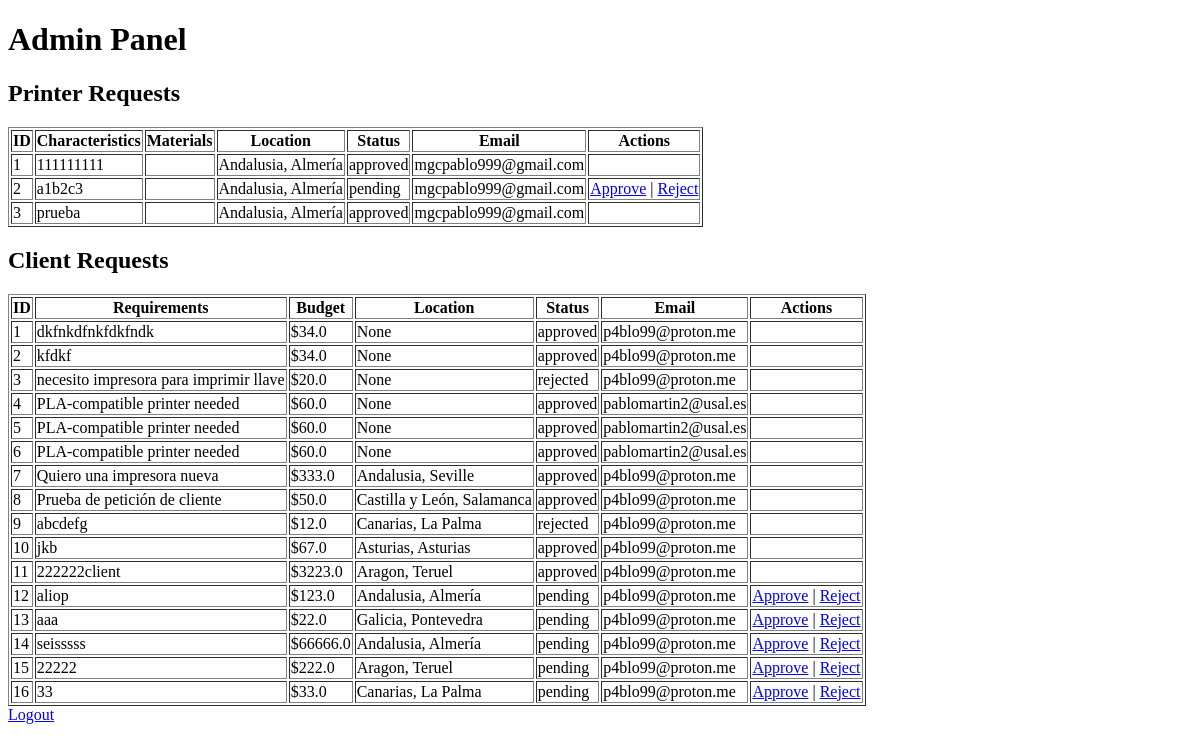
Before: /admin-panel (signed in) with the older database file.
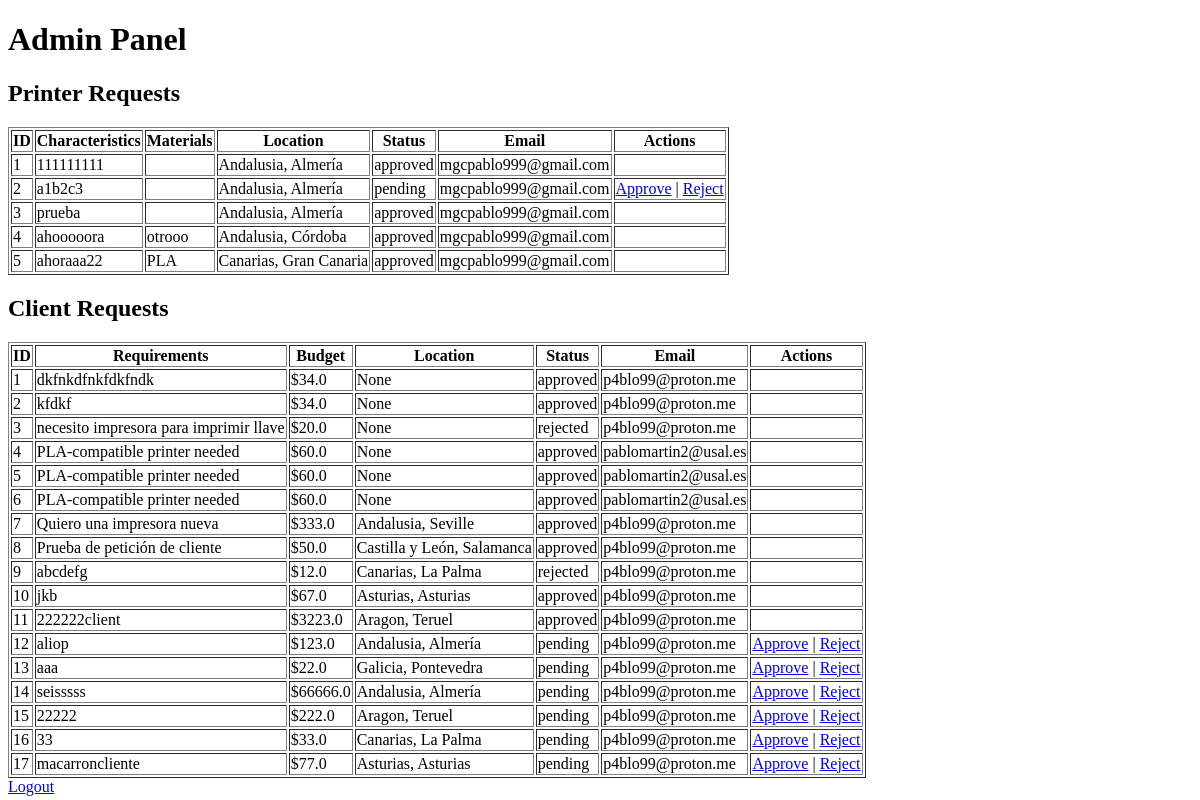
After: the same page with the newer database file.
### tables this page shows
CREATE TABLE printer_requests (
    id INTEGER PRIMARY KEY AUTOINCREMENT,
    user_id INTEGER NOT NULL,
    characteristics TEXT NOT NULL,
    community TEXT NOT NULL,
    province TEXT NOT NULL,
    materials TEXT NOT NULL,
    status TEXT NOT NULL
);

CREATE TABLE users (
            id INTEGER PRIMARY KEY AUTOINCREMENT,
            username TEXT UNIQUE,
            email TEXT UNIQUE,
            password TEXT,
            role TEXT
        );

CREATE TABLE client_requests (
            id INTEGER PRIMARY KEY AUTOINCREMENT,
            user_id INTEGER,
            requirements TEXT,
            budget REAL,
            status TEXT DEFAULT 'pending', community TEXT, province TEXT, materials TEXT,
            FOREIGN KEY(user_id) REFERENCES users(id)
        );

### app.py (the view)
@app.route('/admin-panel')
def admin_panel():
    if 'user_id' in session and session['role'] == 'admin':
        conn = sqlite3.connect('database.db')
        cursor = conn.cursor()
        cursor.execute('''
            SELECT pr.id, pr.characteristics, pr.materials,
                   pr.community || ', ' || pr.province AS location,
                   pr.status, u.email
            FROM printer_requests pr
            JOIN users u ON pr.user_id = u.id
        ''')
        printer_requests = cursor.fetchall()
        cursor.execute('''
            SELECT cr.id, cr.requirements, cr.budget,
                   cr.community || ', ' || cr.province AS location,
                   cr.status, u.email
            FROM client_requests cr
            JOIN users u ON cr.user_id = u.id
        ''')
        client_requests = cursor.fetchall()
        conn.close()
        for printer_request in printer_requests:
            if not printer_request[2]:  # Si materials está vacío
                flash(f"Printer request ID {printer_request[0]} has no materials specified.")
        return render_template('admin_panel.html', printer_requests=printer_requests, client_requests=client_requests)
    else:
        flash("Access denied!")
        return redirect(url_for('login'))

### templates/admin_panel.html (shortened to what this page needs)
<!DOCTYPE html>
<html lang="en">
<head>
</head>
<body>
    <h1>Admin Panel</h1>
    <h2>Printer Requests</h2>
    <table border="1">
        <tr>
            <th>ID</th>
            <th>Characteristics</th>
            <th>Materials</th>
            <th>Location</th>
            <th>Status</th>
            <th>Email</th>
            <th>Actions</th>
        </tr>
        {% for request in printer_requests %}
        <tr>
            <td>{{ request[0] }}</td>
            <td>{{ request[1] }}</td>
            <td>{{ request[2] }}</td>
            <td>{{ request[3] }}</td>
            <td>{{ request[4] }}</td>
            <td>{{ request[5] }}</td>
            <td>
                {% if request[4] == "pending" %}
                <a href="/approve-printer/{{ request[0] }}">Approve</a> |
                <a href="/reject-printer/{{ request[0] }}">Reject</a>
                {% endif %}
            </td>
        </tr>
        {% endfor %}
    </table>
    <h2>Client Requests</h2>
    <table border="1">
        <tr>
            <th>ID</th>
            <th>Requirements</th>
            <th>Budget</th>
            <th>Location</th>
            <th>Status</th>
            <th>Email</th>
            <th>Actions</th>
        </tr>
        {% for request in client_requests %}
        <tr>
            <td>{{ request[0] }}</td>
            <td>{{ request[1] }}</td>
            <td>${{ request[2] }}</td>
            <td>{{ request[3] }}</td>
            <td>{{ request[4] }}</td>
            <td>{{ request[5] }}</td>
            <td>
                {% if request[4] == "pending" %}
                <a href="/approve-client/{{ request[0] }}">Approve</a> |
                <a href="/reject-client/{{ request[0] }}">Reject</a>
                {% endif %}
            </td>
        </tr>
        {% endfor %}
    </table>
    <a href="/logout">Logout</a>
</body>
</html>

Changed rows visible on the page:
added printer_requests: id "4", characteristics "ahooooora", materials "otrooo", request "Andalusia, Córdoba", status "approved", email "mgcpablo999@gmail.com"
added printer_requests: id "5", characteristics "ahoraaa22", materials "PLA", request "Canarias, Gran Canaria", status "approved", email "mgcpablo999@gmail.com"
added client_requests: id "17", requirements "macarroncliente", budget "77.0", request "Asturias, Asturias", status "pending", email "p4blo99@proton.me"
